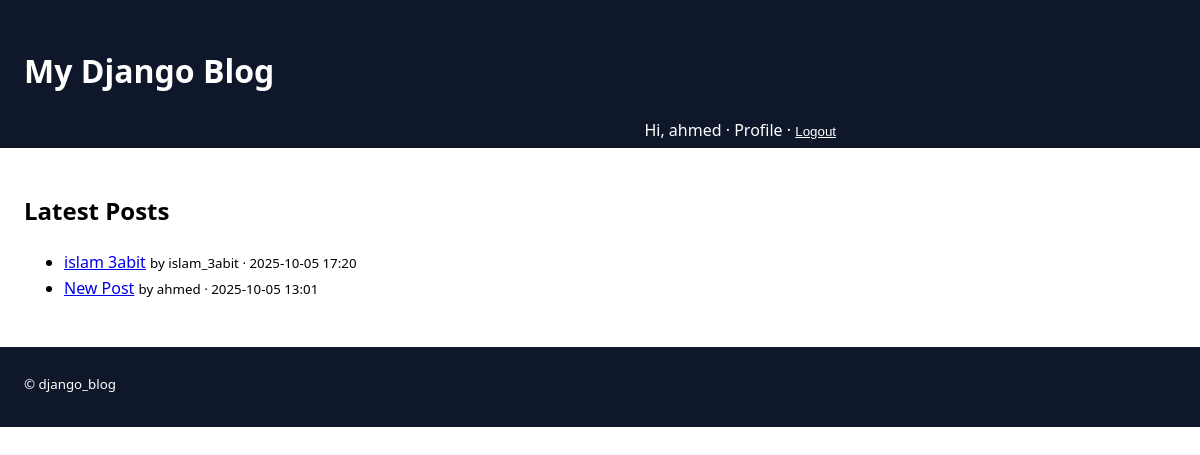
The app's page / (signed in) with its own data.
### blog/models.py (models this page shows, shortened)
class Post(models.Model):
    title = models.CharField(max_length=200)
    content = models.TextField()
    published_date = models.DateTimeField(auto_now_add=True)
    author = models.ForeignKey(
        settings.AUTH_USER_MODEL,
        on_delete=models.CASCADE,
        related_name='posts'
    )
    class Meta:
        ordering = ['-published_date']  # newest first

### blog/views.py (the view)
# urls.py: path('', PostListView.as_view(), name='post_list'),
class PostListView(ListView):
    model = Post
    template_name = "blog/post_list.html"
    context_object_name = 'posts'

### blog/templates/blog/post_list.html (shortened to what this page needs)
{% extends 'blog/base.html' %}
{% block content %}
  <h2>Latest Posts</h2>
  <ul>
    {% for post in posts %}
      <li>
        <a href="{% url 'blog:post_detail' post.pk %}">{{ post.title }}</a>
        <small>by {{ post.author }} · {{ post.published_date|date:"Y-m-d H:i" }}</small>
      </li>
    {% empty %}
      <li>No posts yet.</li>
    {% endfor %}
  </ul>
{% endblock %}

### blog/templates/blog/base.html (shortened to what this page needs)
{% load static %}
<!DOCTYPE html>
<html lang="en">
<head>
  <link rel="stylesheet" href="{% static 'blog/css/style.css' %}">
</head>
<body>
  <header class="site-header">
    <div class="container">
      <h1><a href="{% url 'blog:post_list' %}">My Django Blog</a></h1>
      <nav style="float:right">
        {% if request.user.is_authenticated %}
          <span>Hi, {{ request.user.username }}</span>
          · <a href="{% url 'blog:profile' %}">Profile</a>
          · <form method="post" action="{% url 'blog:logout' %}" style="display:inline">
              <button type="submit" style="background:none;border:none;padding:0;margin:0;color:inherit;cursor:pointer;text-decoration:underline">
                Logout
              </button>
            </form>
        {% else %}
          <a href="{% url 'blog:login' %}">Login</a>
          · <a href="{% url 'blog:register' %}">Register</a>
        {% endif %}
      </nav>
    </div>
  </header>
  <main class="container">
    {% block content %}{% endblock %}
  </main>
  <footer class="site-footer">
    <div class="container">
      <small>© {{ now|date:"Y" }} django_blog</small>
    </div>
  </footer>
</body>
</html>

### blog/static/blog/css/style.css (style rules this page uses)
:root { --maxw: 860px; }
* { box-sizing: border-box; }
body { margin: 0; font-family: system-ui, Arial, sans-serif; line-height: 1.6; }
.container { max-width: var(--maxw); margin: 1.5 auto; padding: 1.5rem; padding-bottom: 30px; }
.site-header, .site-footer { background:#0f172a; color:#fff; }
.site-header a { color:#fff; text-decoration:none; }

### records on screen
Post: title "islam 3abit", author "islam_3abit", published_date "2025-10-05 17:20"
Post: title "New Post", author "ahmed", published_date "2025-10-05 13:01"

### other values on screen
{{ request.user.username }} "ahmed"
